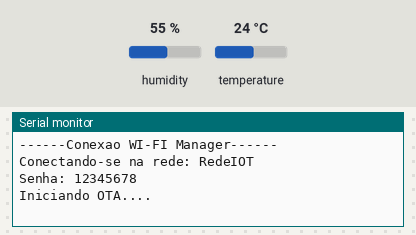
The sketch below on a simulated ESP8266 (NodeMCU). Shown: the last lines printed to the serial monitor. The test bench sets the inputs (shaded band); at power-on: humidity 55 %, temperature 24 °C. WiFi joins after 1.5 s; servers stay silent unless stated.

Above: at 2.7 s.
2.8 s: humidity set to 22 %
At 10.9 s:
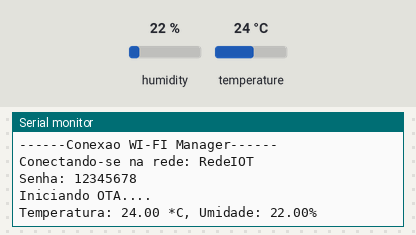
16.6 s: temperature set to 12 °C
At 20.7 s:
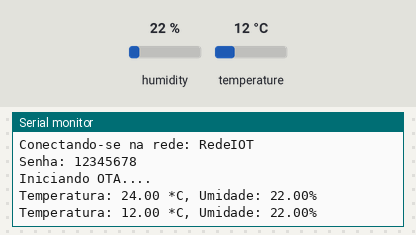
30.4 s: humidity set to 40 %
At 41.3 s:
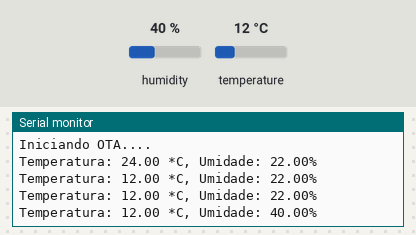

Measured:
- after the input at 2.8 s, the serial monitor: prints a new line after 7.2 s (image 1)
- after the input at 16.6 s, the serial monitor: prints a new line after 3.4 s (image 2)
- after the input at 30.4 s, the serial monitor: prints a new line after 9.7 s (image 3)

The sketch:

MQTT_OTA_WIFI_Manager_DHT11.ino
```cpp
#include <ESP8266WiFi.h>
#include <PubSubClient.h>
#include <ESP8266mDNS.h>
#include <WiFiManager.h>
#include <DNSServer.h>
#include <ESP8266WebServer.h>
#include <ArduinoOTA.h>
#include <DHT.h>

//Mapeamento de pinos do NodeMCU
#define D3    0

#define ID_MQTT  "mqtt_aula_nicolas_vycas_1"//id mqtt (para identificação de sessão deve ser unico)
#define USER_MQTT  "login_nicolas_nery"   // usuario no MQTT
#define PASS_MQTT  "987654321"  // senha no MQTT

#define PASS_OTA "senha-ota"

#define DHT_TYPE DHT11

#define INTERVALO_MEDICAO_DHT 10*1000 // 10 segundos

int ultima_medicao_dht = 0;

DHT dht(D3, DHT_TYPE);

WiFiClient espClient; // Cria o objeto espClient
PubSubClient MQTT(espClient); // Instancia o Cliente MQTT passando o objeto espClient

// MQTT
const char* BROKER_MQTT = "mqtt.eclipseprojects.io"; //URL do broker MQTT que se deseja utilizar
int BROKER_PORT = 1883; // Porta do Broker MQTT

// WIFI MANAGER
const char *myHostname = "nodeMCU"; // Nome do host na rede
const char *SSID_WiFiManager = "RedeIOT";       // SSID / nome da rede WI-FI (AP) do WiFiManager
const char *PASSWORD_WiFiManager = "12345678";  // Senha da rede WI-FI (AP) do WiFiManager

//Prototypes
void init_wifi_manager();
void reconect_wiFi();
void initOTA();

void initMQTT();
void VerificaConexoesMQTT();
void enviaDHT();

// função mostra inicialização do wifi manager
void init_wifi_manager() {
    delay(10);
    WiFi.hostname(myHostname);
    WiFiManager wifiManager;
    wifiManager.autoConnect(SSID_WiFiManager, PASSWORD_WiFiManager);
    Serial.println("\n------Conexao WI-FI Manager------\n");
    Serial.print("Conectando-se na rede: ");
    Serial.println(SSID_WiFiManager);
    Serial.print("Senha: ");
    Serial.println(PASSWORD_WiFiManager);
    reconect_wiFi();
}

// Função verifica se a rede está conectada, se não estiver, ativa o WiFiManager
void reconect_wiFi(){
    if (WiFi.status() == WL_CONNECTED){  // se conectado retorna
        return;
    }
    WiFi.hostname(myHostname); // define o nome do dispositivo na rede
    WiFi.begin(SSID_WiFiManager, PASSWORD_WiFiManager); // Conecta na rede WI-FI
    while (WiFi.status() != WL_CONNECTED) { // entra em loop aguardando conexão
        delay(100); // Aguarda 100 ms
        Serial.print(".");
    }
    // Conectado com sucesso
    Serial.println();
    Serial.print("Conectado com sucesso na rede: ");
    Serial.print(SSID_WiFiManager);
    Serial.println();
    Serial.print("IP obtido: ");
    Serial.print(WiFi.localIP());  // mostra o endereço IP obtido via DHCP
    Serial.println();
    Serial.print("Endereço MAC: ");
    Serial.print(WiFi.macAddress()); // mostra o endereço MAC do esp8266
}

//Função inicializa OTA - permite carga do novo programa via Wifi
void initOTA(){
  Serial.println();
  Serial.println("Iniciando OTA....");
  ArduinoOTA.setHostname("pratica-4"); // Define o nome da porta
  // No authentication by default
  ArduinoOTA.setPassword((const char *)PASS_OTA); // senha para carga via WiFi (OTA)
  ArduinoOTA.onStart([]() {
    Serial.println("Start");
  });
  ArduinoOTA.onEnd([]() {
    Serial.println("\nEnd");
  });
  ArduinoOTA.onProgress([](unsigned int progress, unsigned int total) {
    Serial.printf("Progress: %u%%\r", (progress / (total / 100)));
  });
  ArduinoOTA.onError([](ota_error_t error) {
    Serial.printf("Error[%u]: ", error);
    if (error == OTA_AUTH_ERROR) Serial.println("Auth Failed");
    else if (error == OTA_BEGIN_ERROR) Serial.println("Begin Failed");
    else if (error == OTA_CONNECT_ERROR) Serial.println("Connect Failed");
    else if (error == OTA_RECEIVE_ERROR) Serial.println("Receive Failed");
    else if (error == OTA_END_ERROR) Serial.println("End Failed");
  });
  ArduinoOTA.begin();
}

void initMQTT(){
  MQTT.setServer(BROKER_MQTT, BROKER_PORT);   //informa qual broker e porta deve ser conectado
}

void VerificaConexoesMQTT(){
    if (!MQTT.connected()) { //se não há conexão com o Broker, a conexão é refeita
        while (!MQTT.connected()){
        Serial.print("* Tentando se conectar ao Broker MQTT: ");
        Serial.println(BROKER_MQTT);
        //        if (MQTT.connect(ID_MQTT, USER_MQTT,PASS_MQTT)) // parameros usados para broker proprietário
        if (MQTT.connect(ID_MQTT)) {
          Serial.println("Conectado com sucesso ao broker MQTT!");
        } else {
          Serial.println("Falha ao reconectar no broker.");
          Serial.println("Havera nova tentatica de conexao em 2s");
          delay(2000);
        }
      }
    }
}

void enviaDHT(){
    float h = dht.readHumidity();
    float t = dht.readTemperature();
    if (isnan(h) || isnan(t)) {
      Serial.println("Falha ao ler o sensor DHT11");
    } else {
      Serial.print("Temperatura: ");
      Serial.print(t);
      Serial.print(" *C, ");
      Serial.print("Umidade: ");
      Serial.print(h);
      Serial.println("%");
      MQTT.publish("UMIDADE/DHT11","%f", h);
      MQTT.publish("TEMPERATURA/DHT11","%f", t);
    }
}

void setup(){
    Serial.begin(115200); // Inicia porta serial
    init_wifi_manager(); // Inicia o WiFiManager
    initOTA(); // Inicia OTA
    initMQTT();
    dht.begin(); // Inicia o sensor DHT11
}

void loop() {
    reconect_wiFi(); // Verifica se a rede está conectada
    ArduinoOTA.handle(); // keep-alive da comunicação OTA
    MQTT.loop(); //keep-alive da comunicação com broker MQTT
    if (millis() - ultima_medicao_dht >= INTERVALO_MEDICAO_DHT) {
      enviaDHT();
      ultima_medicao_dht = millis();
    }
}
```
